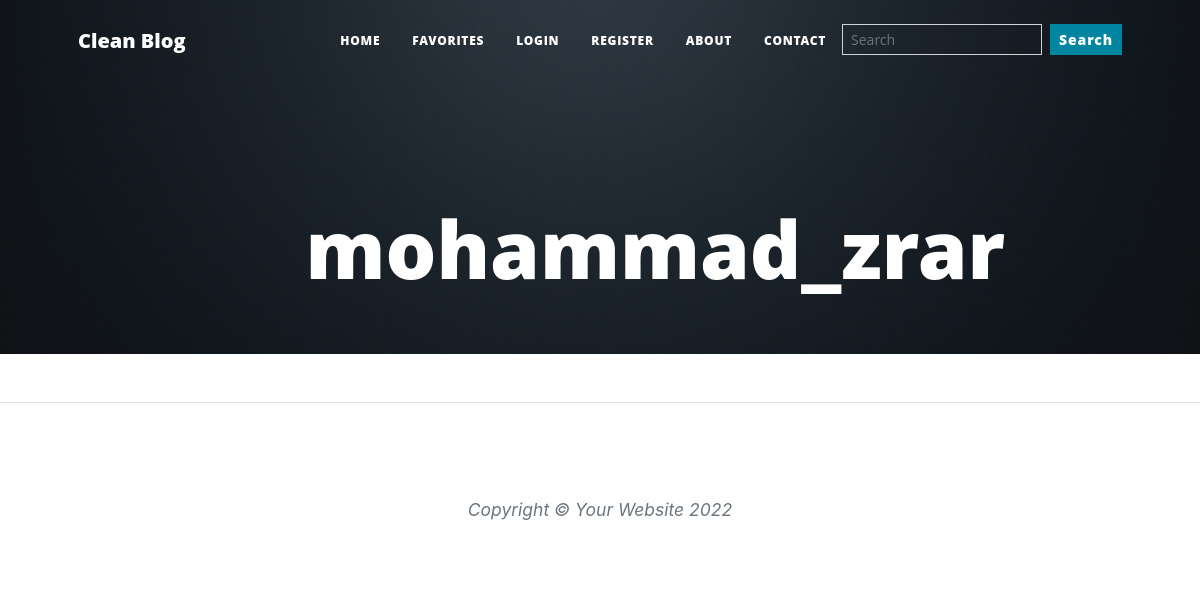
The app's page /mohammad_zrar/all-blogs, older data.
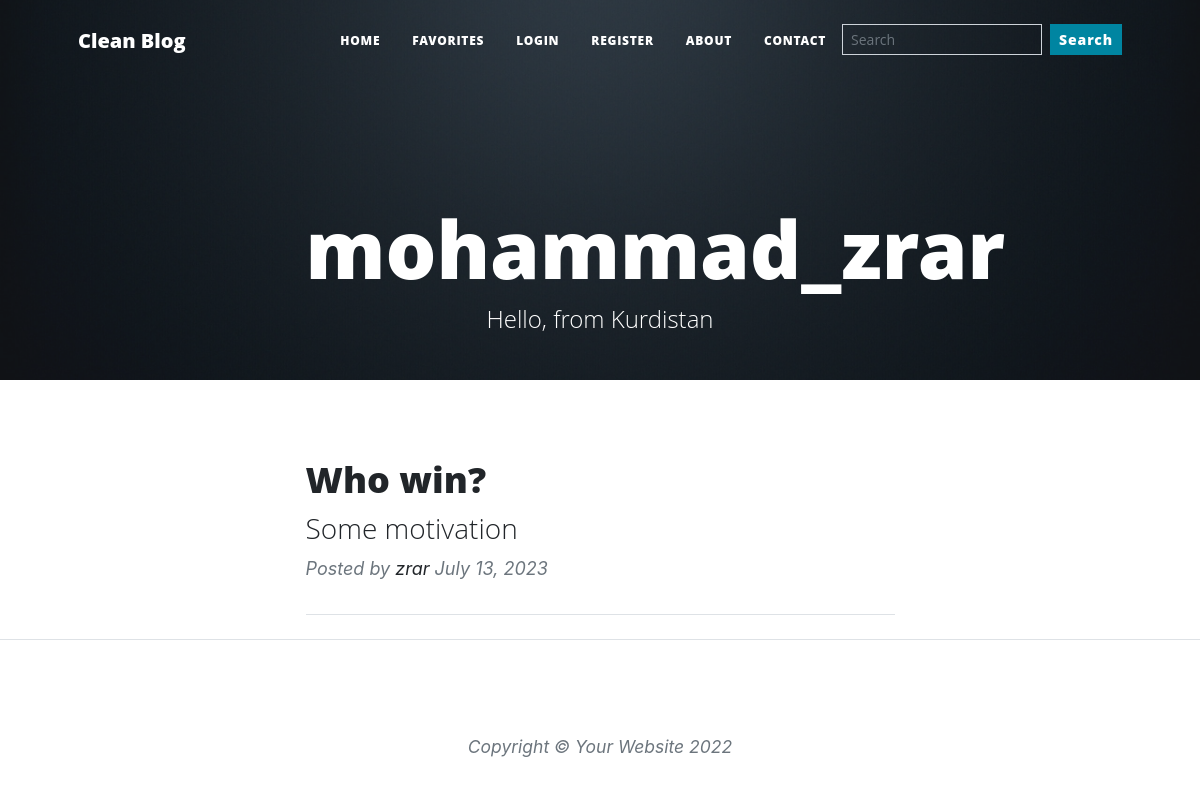
The same page, newer data.
### main.py (models this page shows)
class User(UserMixin, db.Model):
    __tablename__ = "users"
    id = db.Column(db.Integer, primary_key=True)
    email = db.Column(db.String(100))
    username = db.Column(db.String(100), unique=True)
    password = db.Column(db.String(100))
    bg_color = db.Column(db.String(7))
    bio = db.Column(db.String(250))
    posts = db.relationship("BlogPost", back_populates="author")
    comments = db.relationship("Comment", back_populates="comment_author")
    following = db.relationship(
        'User', secondary=favorites,
        primaryjoin=(favorites.c.favorite_id == id),
        secondaryjoin=(favorites.c.favouring_id == id),
        backref=db.backref('followers', lazy='dynamic'),
        lazy='dynamic'
    )

class BlogPost(db.Model):
    __tablename__ = "blog_posts"
    id = db.Column(db.Integer, primary_key=True)
    author_id = db.Column(db.Integer, db.ForeignKey("users.id"))
    author = relationship("User", back_populates="posts")
    title = db.Column(db.String(250), unique=True, nullable=False)
    subtitle = db.Column(db.String(250), nullable=False)
    date = db.Column(db.String(250), nullable=False)
    body = db.Column(db.Text, nullable=False)
    img_url = db.Column(db.String(250), nullable=False)
    comments = relationship("Comment", back_populates="parent_post")

### main.py (the view)
@app.route('/<string:username>/all-blogs')
def all_blogs(username):
    user = User.query.filter_by(username=username).first()
    if user is None:
        return "There is no user with that username"
    posts = db.session.query(BlogPost).filter(User.username == username).all()
    return render_template("all-blogs.html", all_posts=posts, user=user)

### templates/all-blogs.html (shortened to what this page needs)
{% extends 'base.html' %}
{% block content %}
{% include "./layout/navbar.html" %}
{% include "./layout/header.html" %}
        <section id="posts">
        <div class="container px-4 px-lg-5">
            <div class="row gx-4 gx-lg-5 justify-content-center">
                {% for post in all_posts %}
                <div class="col-md-10 col-lg-8 col-xl-7">
                    <div class="post-preview">
                        <a href="post.html">
                            <h2 class="post-title">{{ post.title }}</h2>
                            <h3 class="post-subtitle">{{ post.subtitle }}</h3>
                        </a>
                        <p class="post-meta">
                            Posted by
                            <a href="#!">{{post.author.username}}</a>
                            {{post.date}}
                        </p>
                    </div>
                    <hr class="my-4" />
                    {% endfor %}
                </div>
            </div>
        </div>
        </section>
{% include "./layout/footer.html" %}
{% endblock %}

### templates/base.html (shortened to what this page needs)
<!DOCTYPE html>
<html lang="en">
<head>
    <link href="{{ url_for('static', filename='css/styles.css')}}" rel="stylesheet">
    <link href="{{ url_for('static', filename='my/styles.css')}}" rel="stylesheet">
    <link rel="stylesheet" href="https://cdn.jsdelivr.net/npm/bootstrap-icons@1.3.0/font/bootstrap-icons.css">
</head>
<body>
{% block content%}{% endblock %}
</body>
</html>

### templates/layout/navbar.html (shortened to what this page needs)
<nav class="navbar navbar-expand-lg navbar-light" id="mainNav">
    <div class="container px-4 px-lg-5">
        <a class="navbar-brand" href="index.html">Clean Blog</a>
        <div class="collapse navbar-collapse" id="navbarResponsive">
            <ul class="navbar-nav ms-auto py-4 py-lg-0">
                <li class="nav-item"><a class="nav-link px-lg-3 py-3 py-lg-4" href="{{ url_for('user_blogs', username=current_user.username) }}">Home</a></li>
                <li class="nav-item"><a class="nav-link px-lg-3 py-3 py-lg-4" href="{{ url_for('favorites', username=current_user.username) }}">Favorites</a></li>
                {% if not current_user.is_authenticated: %}
                <li class="nav-item"><a class="nav-link px-lg-3 py-3 py-lg-4" href="{{ url_for('login') }}">Login</a></li>
                <li class="nav-item"><a class="nav-link px-lg-3 py-3 py-lg-4" href="">Register</a></li>
                {% endif %}
                <li class="nav-item"><a class="nav-link px-lg-3 py-3 py-lg-4" href="about.html">About</a></li>
                <li class="nav-item me"><a class="nav-link px-lg-3 py-3 py-lg-4" href="contact.html">Contact</a></li>
                <li class="nav-item ms-5-lg">
                    <form class="d-flex mt-3 nav-search">
                        <input class="form-control form-control-sm me-2 bg-transparent text-light" type="search"
                               placeholder="Search" aria-label="Search">
                        <button class="btn btn-sm btn-primary text-transparent" type="submit">Search</button>
                    </form>
                </li>
            </ul>
        </div>
    </div>
</nav>

### templates/layout/header.html (shortened to what this page needs)
<header class="masthead pb-5" style="background-image: url({{ url_for('static', filename='./assets/img/home-bg.jpg')}})">
    <div class="container position-relative px-4 px-lg-5">
        <div class="row gx-4 gx-lg-5 justify-content-center">
            <div class="col-md-10 col-lg-8 col-xl-7">
                <div class="site-heading">
                    <h1 class="h1-header">{{ user.username }}</h1>
                    <span class="subheading">{{ user.bio if user.bio != None else '' }}</span>
                </div>
            </div>
        </div>
    </div>
</header>

### templates/layout/footer.html (shortened to what this page needs)
        <footer class="border-top">
            <div class="container px-4 px-lg-5">
                <div class="row gx-4 gx-lg-5 justify-content-center">
                    <div class="col-md-10 col-lg-8 col-xl-7">
                        <ul class="list-inline text-center">
                        </ul>
                        <div class="small text-center text-muted fst-italic">Copyright &copy; Your Website 2022</div>
                    </div>
                </div>
            </div>
        </footer>

Row changes from the older to the newer data that the page shows:
changed User "mohammad_zrar": bio (not shown) → "Hello, from Kurdistan"
added BlogPost: title "Who win?", subtitle "Some motivation", author.username "zrar", date "July 13, 2023"
